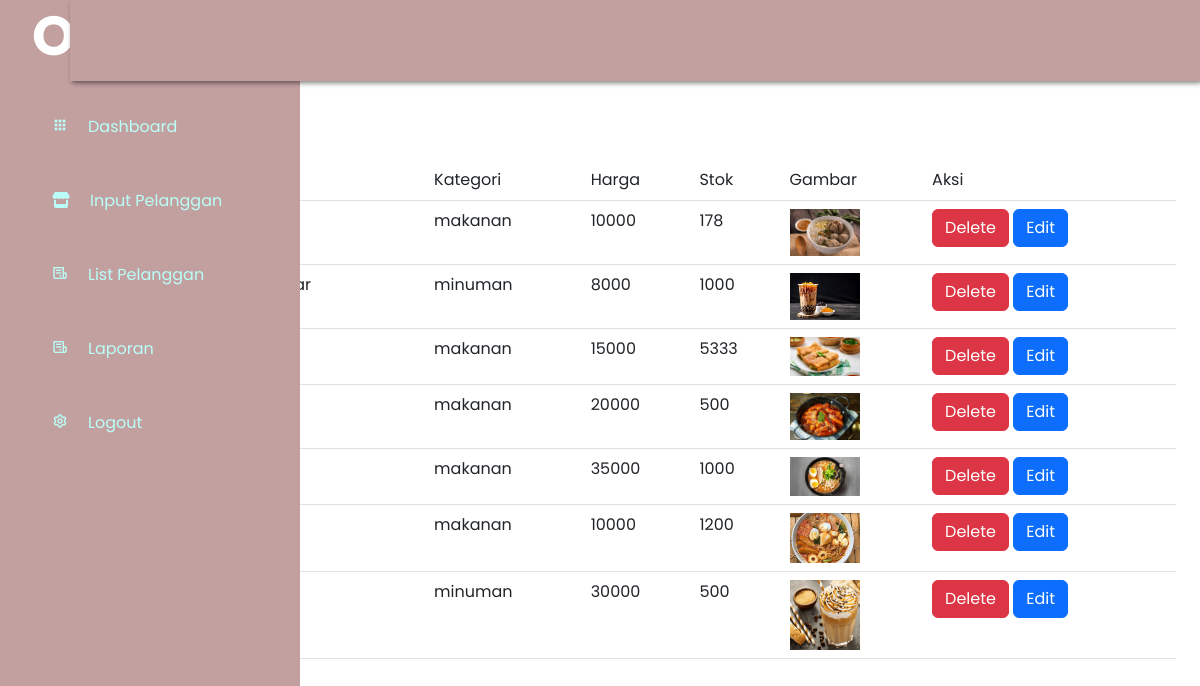
The app's page /admin/home.php (signed in), older data.
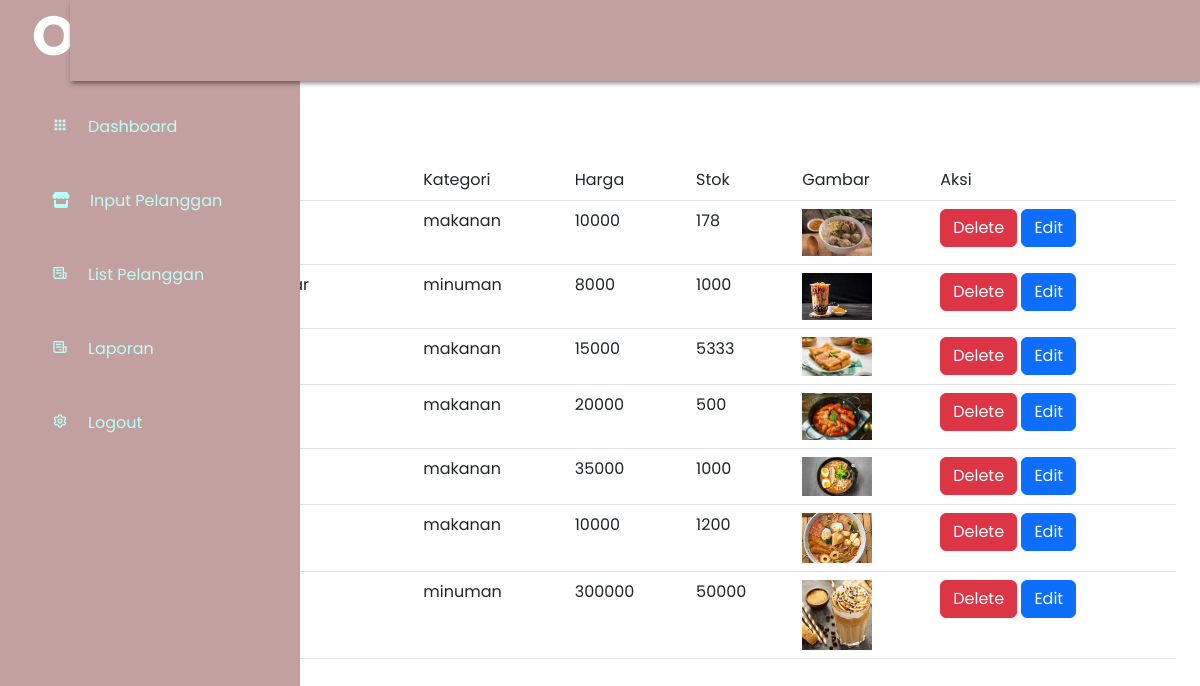
The same page, newer data.
### tables this page shows
CREATE TABLE `masakan` (
  `id` int(11) NOT NULL,
  `nama` varchar(100) NOT NULL,
  `kategori` varchar(100) NOT NULL,
  `harga` float NOT NULL,
  `stok` int(11) NOT NULL,
  `gambar` text NOT NULL
);

### admin/product_list.php (the view)
<a href="home.php?halaman=tambah_produk"><button type="submit" class="btn btn-secondary" style=" margin-top: 50px; "><i class="fa-solid fa-plus"></i>Tambah Produk</button></a>
<table class="table mt-4">
    <tr>
        <td>No</td>
        <td>Nama Produk</td>
        <td>Kategori</td>
        <td>Harga</td>
        <td>Stok</td>
        <td>Gambar</td>
        <td>Aksi</td>
    </tr>
    <?php
    $sql = "SELECT * FROM masakan";
    $result = $conn->query($sql);
    $no = 1;
    while ($row=$result->fetch_assoc()){
    ?>
        <tr>
            <td><?php echo $no++ ?></td>
            <td><?php echo $row["nama"]?></td>
            <td><?php echo $row["kategori"]?></td>
            <td><?php echo $row["harga"]?></td>
            <td><?php echo $row["stok"]?></td>
            <td><img width="70" src="../image/<?php echo $row["gambar"]?>" alt=""></td>
            <td>
                <a href="home.php?id=<?php echo $row['id']?>&halaman=delete"><button type="submit" class="btn btn-danger">Delete</button></a>
                <a href="home.php?id=<?php echo $row['id']?>&halaman=edit"><button type="submit" class="btn btn-primary">Edit</button></a>
            </td>
        </tr>
    <?php
    }
    ?>
</table>

### bot.php (shortened to what this page needs)
<!doctype html>
<html lang="en">
  <head>
    <link rel="stylesheet" href="https://maxst.icons8.com/vue-static/landings/line-awesome/line-awesome/1.3.0/css/line-awesome.min.css" />
    <link rel="stylesheet" href="https://cdnjs.cloudflare.com/ajax/libs/font-awesome/6.2.0/css/all.min.css" />
    <link href='https://unpkg.com/boxicons@2.1.3/css/boxicons.min.css' rel='stylesheet'>
    <link href="https://cdn.jsdelivr.net/npm/bootstrap@5.3.0-alpha1/dist/css/bootstrap.min.css" rel="stylesheet">
    </head>
    <link rel="stylesheet" href="style.css">
    <link href="dist/css/bootstrap.min.css" rel="stylesheet">
  </head>
  <body>
  </body>
</html>

### admin/home.php (shortened to what this page needs)
<?php
	include "../koneksi.php";
	include "../bot.php";
?>
<link rel="stylesheet" href="../style.css">
		<div class="sidebar">
			<div class="sidebar-brand">
			    	<h2><span>Oresto</span></h2>
			</div>
			<div class="sidebar-menu" id="body">
				<li class="item">
					<a href="home.php?halaman=list-produk" class="menu-btn"><i class='bx bxs-grid' ></i><span>Dashboard</span> </a>
				</li>
				<li class="item" id="">
					<a href="home.php?halaman=input-pelanggan" class="menu-btn">
						<i class="fa-solid  fa-store"></i><span>Input Pelanggan</span>
					</a>
				</li>
				<li class="item" id="">
					<a href="home.php?halaman=list-pelanggan" class="menu-btn">
						<i class='bx bx-receipt' ></i><span>List Pelanggan</span>
					</a>
				</li>
				<li class="item" id="">
					<a href="" class="menu-btn">
						<i class='bx bx-receipt' ></i><span>Laporan</span>
					</a>
				</li>
				<li class="item" id="">
					<a href="../proses_logout.php" class="menu-btn">
						<i class='bx bx-cog'></i><span>Logout</span>
					</a>
				</li>
			</div>
		</div>
		<div class="maint-content p-4">
			<header>
				<h2>
					<label for="nav-toggle">
						<span class="las la-bars"></span>
					</label>
				</h2>
			</header>
			<?php
			if (isset($_GET['halaman'])){
				$page = $_GET['halaman'];
				switch ($page) {
					case 'tambah_produk':
						include "produk_add_form.php";
						break;
					case 'list-produk':
						include "product_list.php";
						break;
					case 'delete':
						include "produk_delete.php";
						break;
					case 'edit':
						include "produk_edit_form.php";
						break;
					case 'input-pelanggan':
						include "input_pelanggan.php";
						break;
					case 'list-pelanggan':
						include "list_pelanggan.php";
						break;
					case 'produk':
						include "product.php";
						break;
					case 'keranjang_belanja':
						include "keranjang_belanja.php";
						break;
					case 'deletekeranjang':
						include "keranjang_delete.php";
						break;
					default:
						echo "<center><h3>Maaf halaman tidak ditemukan</h3></center>";
						break;
				}
			}else{
				include "product_list.php";
			}
			?>
		</div>

### style.css (style rules this page uses)
h2 { font-family: 'Poppins', sans-serif; font-style: normal; font-weight: 700; font-size: 32px; line-height: 39px; }
* { padding: 0; margin: 0; box-sizing: border-box; list-style-type: none; text-decoration: none; font-family: 'Poppins', sans-serif; }
.sidebar { width: 250px; position: fixed; left: 0; top: 0; height: 100%; background: #C3A0A0; z-index: 100; transition: width 300ms; }
.sidebar-brand { height: 90px; padding: 1rem 0rem 1rem 2rem; color: #fff; }
.sidebar-brand span { display: inline-block; text-align: center; font-size: 55px; }
.sidebar .sidebar-menu .item .menu-btn { display: block; color: #B9FFF8; position: relative; padding: 25px 20px; text-decoration: none; }
.sidebar .sidebar-menu .item .menu-btn i { margin-right: 20px; }
.maint-content { transition: margin-left 300ms; margin-left: 250px; }
header { background: #fff; display: flex; justify-content: space-between; padding: 1rem 1.5rem; box-shadow: 2px 2px 5px rgba(0, 0, 0, 0.5); position: fixed; Left: 250px; width: calc(100% - 250px); top: 0; z-index: 100; background: #C3A0A0; }
header h2 { color: #B9FFF8; }
header label span { font-size: 1.7rem; padding-right: 1rem; }
@media only screen and (max-width: 1200px) { .sidebar { width: 70px; } }
@media only screen and (max-width: 1200px) { .sidebar .sidebar-brand, .sidebar li { padding-left: 1rem; text-align: center; } }
@media only screen and (max-width: 1200px) { .sidebar li a { padding-left: 0rem; } }
@media only screen and (max-width: 1200px) { .sidebar .sidebar-brand h2 span:last-child, .sidebar li a span:last-child { display: none; } }
@media only screen and (max-width: 1200px) { .maint-content { margin-left: 70px; } }
@media only screen and (max-width: 1200px) { .maint-content header { width: calc(100% - 70px); left: 70px; } }

Row changes from the older to the newer data that the page shows:
changed masakan (number 7 of 7 on the later page): harga "30000" → "300000"; stok "500" → "50000"
